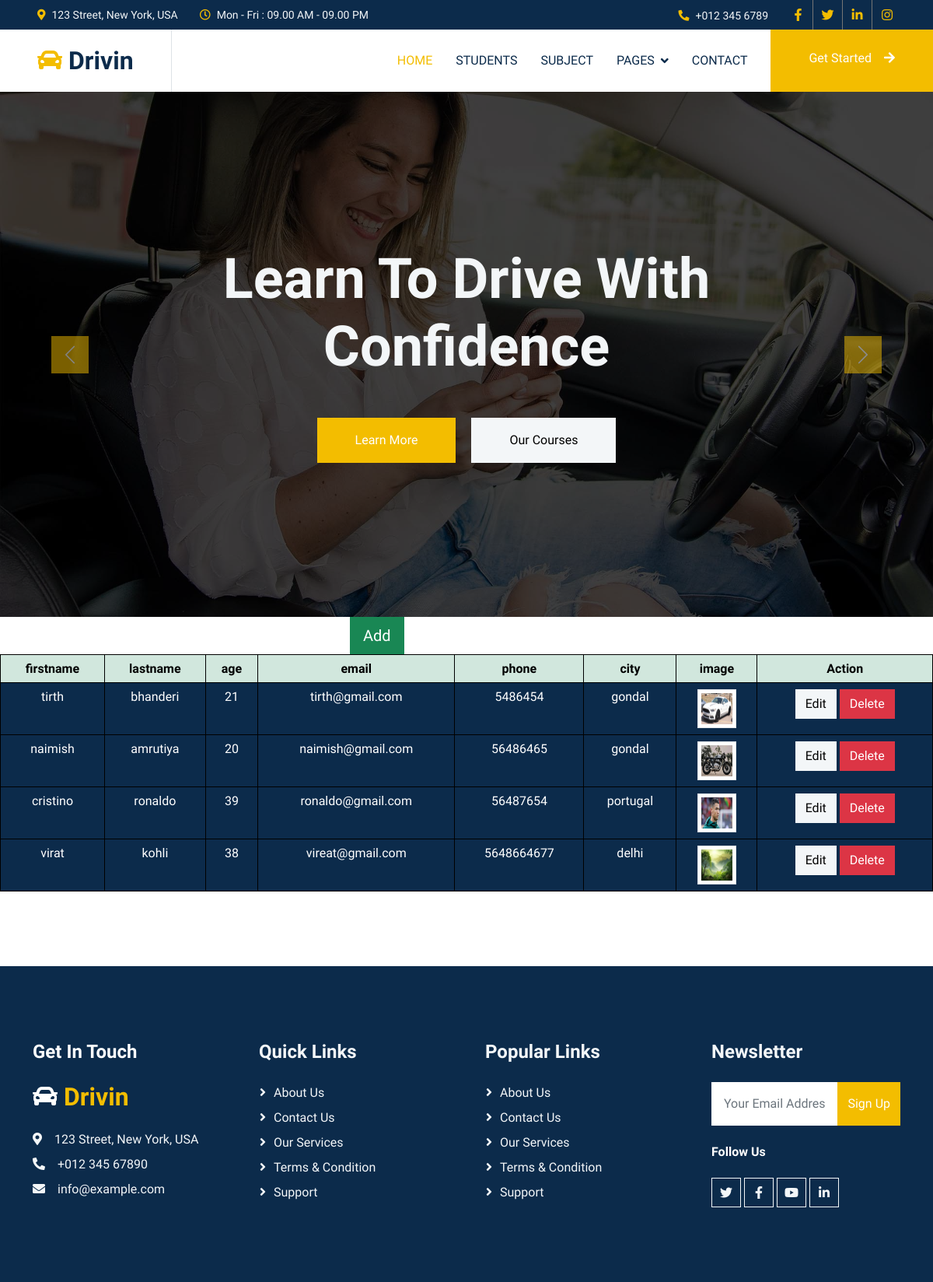
The app's page /home, older data.
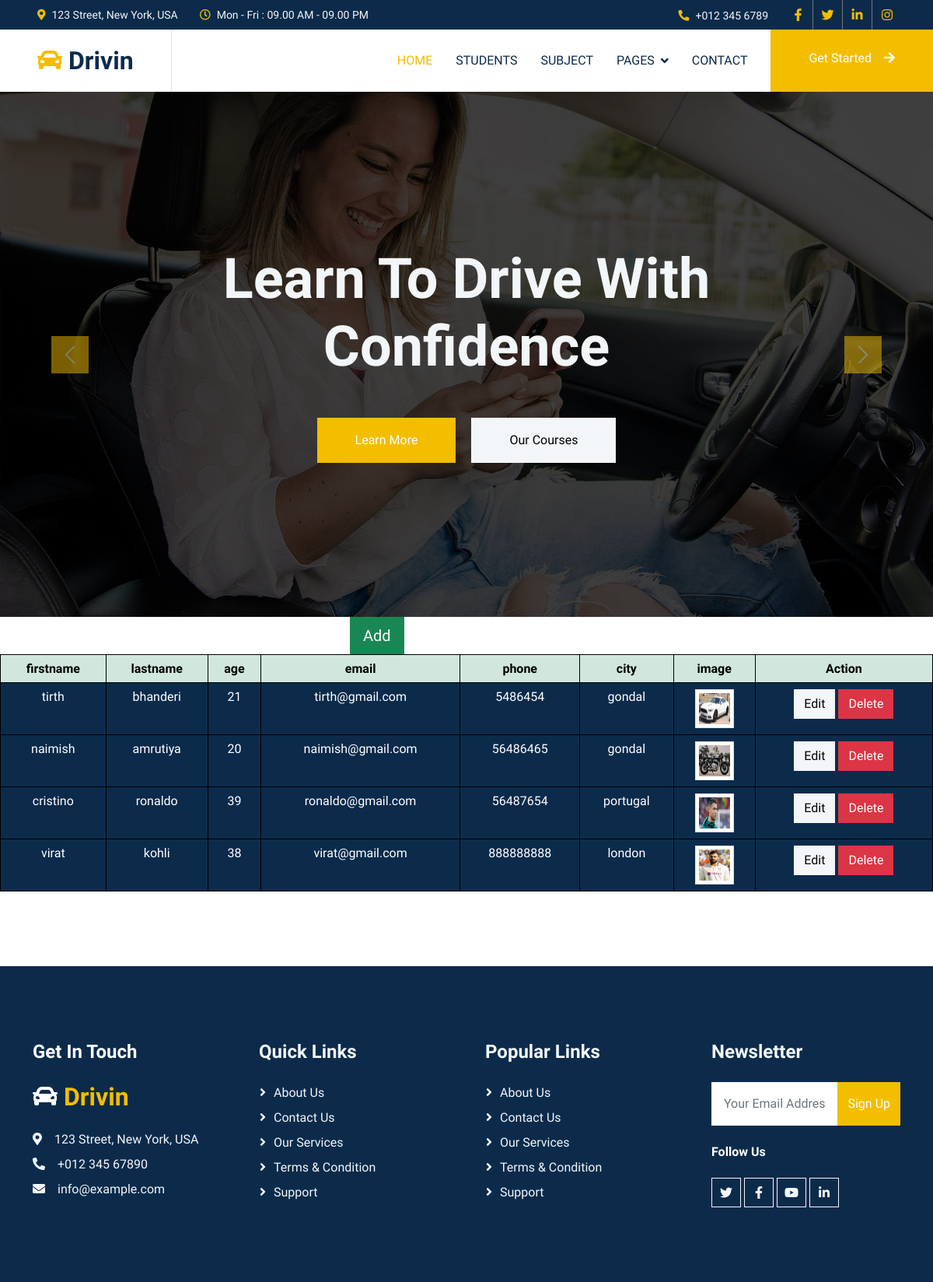
The same page, newer data.
### my_app/models.py (models this page shows)
class student(models.Model):
    firstname = models.CharField(max_length=100)
    lastname = models.CharField(max_length=100,default="")
    age = models.IntegerField(default=0)
    email = models.CharField(max_length=100,default="")
    phone = models.BigIntegerField(default=0)
    city = models.CharField(max_length=100,default="")
    image = models.ImageField(upload_to="")

### my_app/views.py (the view)
# urls.py: path('home', demo, name='home'),
def demo(request):
    obj = student.objects.all()
    context ={
        "x" : obj
    }
    print(context)
    return render(request,"home.html",context)

### my_app/templates/home.html
{% extends "base.html" %}
{% load static %}
{% block body %}
<a href="{% url 'add_1' %}" class="b1 btn btn-success btn-lg">Add</a>
<table style="width:100%" class="table table-dark table-hover">
    <thead class="table-success">
        <tr class="bg-primary text-black text-center">
            <th>firstname</th>
            <th>lastname</th>
            <th>age</th>
            <th>email</th>
            <th>phone</th>
            <th>city</th>
            <th>image</th>
            <th>Action</th>
        </tr>
    </thead>
    <tbody>
        {% for a in x %}
        <tr class="text-center pt-3">
            <td>{{a.firstname}}</td>
            <td>{{a.lastname}}</td>
            <td>{{a.age}}</td>
            <td>{{a.email}}</td>
            <td>{{a.phone}}</td>
            <td>{{a.city}}</td>
             <td><img src="{{a.image.url}}" class="img-thumbnail" style="height:50px; width:50px;"></td>
            <td>
                <a href="edit-student/{{a.id}}" class="btn btn-light">Edit</a>
                <a href="delete-student/{{a.id}}" class="btn btn-danger">Delete</a>
            </td>
        </tr>
        {% endfor %}
    </tbody>
    <br>
</table>
{% endblock  %}

Row changes from the older to the newer data that the page shows:
changed student "virat": email "vireat@gmail.com" → "virat@gmail.com"; phone "5648664677" → "888888888"; city "delhi" → "london"; image: a different picture
